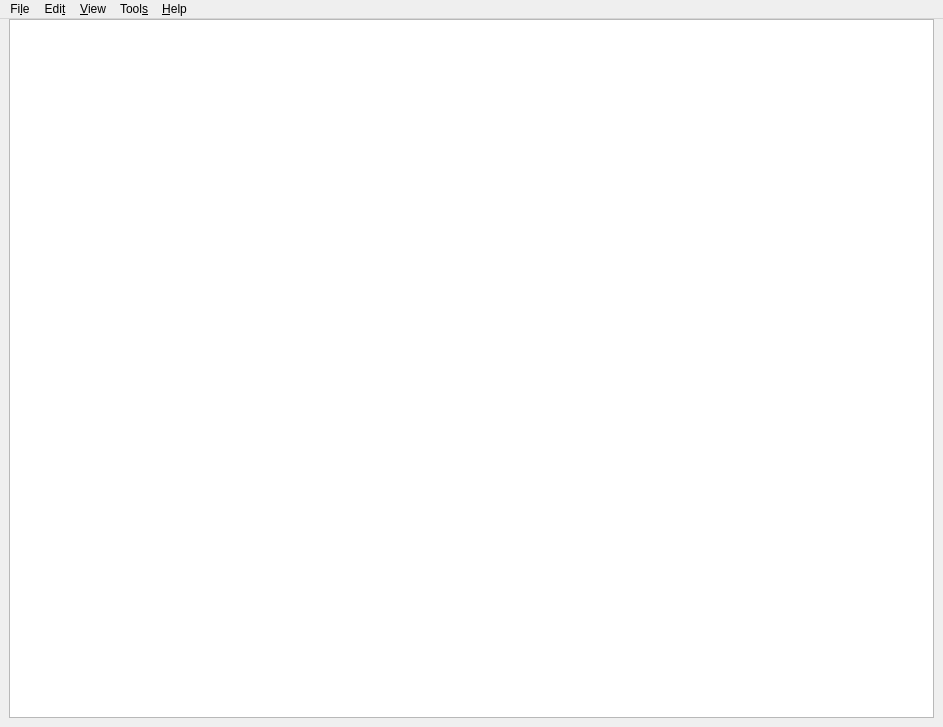
<?xml version="1.0" encoding="UTF-8"?>
<ui version="4.0">
 <class>MainWindow</class>
 <widget class="QMainWindow" name="MainWindow">
  <property name="geometry">
   <rect>
    <x>0</x>
    <y>0</y>
    <width>943</width>
    <height>727</height>
   </rect>
  </property>
  <property name="windowTitle">
   <string>Text</string>
  </property>
  <property name="windowIcon">
   <iconset theme="accessories-text-editor">
    <normaloff>.</normaloff>.</iconset>
  </property>
  <property name="locale">
   <locale language="English" country="UnitedKingdom"/>
  </property>
  <widget class="QWidget" name="centralwidget">
   <layout class="QGridLayout" name="gridLayout">
    <property name="topMargin">
     <number>0</number>
    </property>
    <property name="verticalSpacing">
     <number>6</number>
    </property>
    <item row="0" column="0">
     <widget class="QTextEdit" name="textEdit">
      <property name="font">
       <font>
        <family>Hack</family>
        <pointsize>14</pointsize>
        <weight>50</weight>
        <italic>false</italic>
        <bold>false</bold>
       </font>
      </property>
      <property name="autoFillBackground">
       <bool>true</bool>
      </property>
      <property name="styleSheet">
       <string notr="true"/>
      </property>
      <property name="frameShape">
       <enum>QFrame::StyledPanel</enum>
      </property>
      <property name="documentTitle">
       <string/>
      </property>
      <property name="overwriteMode">
       <bool>false</bool>
      </property>
      <property name="acceptRichText">
       <bool>true</bool>
      </property>
     </widget>
    </item>
   </layout>
  </widget>
  <widget class="QMenuBar" name="menubar">
   <property name="geometry">
    <rect>
     <x>0</x>
     <y>0</y>
     <width>943</width>
     <height>28</height>
    </rect>
   </property>
   <widget class="QMenu" name="menuFile">
    <property name="title">
     <string>Fi&amp;le</string>
    </property>
    <addaction name="actionOpen"/>
    <addaction name="actionSave"/>
    <addaction name="actionSave_as"/>
    <addaction name="actionQuit"/>
   </widget>
   <widget class="QMenu" name="menuEdit">
    <property name="title">
     <string>Edi&amp;t</string>
    </property>
    <addaction name="actionCopy"/>
    <addaction name="actionPaste"/>
    <addaction name="actionCut"/>
    <addaction name="actionSelect_all"/>
   </widget>
   <widget class="QMenu" name="menuTools">
    <property name="title">
     <string>Tool&amp;s</string>
    </property>
    <addaction name="actionTO_UPPERCASE"/>
    <addaction name="actionto_lowercase"/>
    <addaction name="actiontO_fOLDED_cASE"/>
    <addaction name="actionRemove_duplicate_lines"/>
   </widget>
   <widget class="QMenu" name="menuView">
    <property name="title">
     <string>&amp;View</string>
    </property>
    <addaction name="actionZoom_in"/>
    <addaction name="actionZoom_out"/>
   </widget>
   <widget class="QMenu" name="menuA_bout">
    <property name="title">
     <string>&amp;Help</string>
    </property>
    <addaction name="actionH_elp"/>
    <addaction name="separator"/>
    <addaction name="actionAb_out"/>
    <addaction name="actionAbout_Qt"/>
   </widget>
   <addaction name="menuFile"/>
   <addaction name="menuEdit"/>
   <addaction name="menuView"/>
   <addaction name="menuTools"/>
   <addaction name="menuA_bout"/>
  </widget>
  <action name="actionOpen">
   <property name="text">
    <string>&amp;Open</string>
   </property>
   <property name="shortcut">
    <string>Ctrl+O</string>
   </property>
  </action>
  <action name="actionSave">
   <property name="text">
    <string>&amp;Save</string>
   </property>
   <property name="shortcut">
    <string>Ctrl+S</string>
   </property>
  </action>
  <action name="actionSave_as">
   <property name="text">
    <string>Save &amp;as</string>
   </property>
   <property name="shortcut">
    <string>Ctrl+Shift+S</string>
   </property>
  </action>
  <action name="actionQuit">
   <property name="text">
    <string>&amp;Quit</string>
   </property>
   <property name="shortcut">
    <string>Ctrl+Q</string>
   </property>
  </action>
  <action name="actionCopy">
   <property name="text">
    <string>&amp;Copy</string>
   </property>
   <property name="shortcut">
    <string>Ctrl+C</string>
   </property>
  </action>
  <action name="actionPaste">
   <property name="text">
    <string>&amp;Paste</string>
   </property>
   <property name="shortcut">
    <string>Ctrl+V</string>
   </property>
  </action>
  <action name="actionCut">
   <property name="text">
    <string>C&amp;ut</string>
   </property>
   <property name="shortcut">
    <string>Ctrl+X</string>
   </property>
  </action>
  <action name="actionSelect_all">
   <property name="text">
    <string>&amp;Select all</string>
   </property>
   <property name="shortcut">
    <string>Ctrl+A</string>
   </property>
  </action>
  <action name="actionTO_UPPERCASE">
   <property name="text">
    <string>&amp;TO UPPERCASE</string>
   </property>
   <property name="shortcut">
    <string>Ctrl+Shift+U</string>
   </property>
  </action>
  <action name="actionto_lowercase">
   <property name="text">
    <string>to &amp;lowercase</string>
   </property>
   <property name="shortcut">
    <string>Ctrl+Shift+L</string>
   </property>
  </action>
  <action name="actionRemove_duplicate_lines">
   <property name="text">
    <string>&amp;Remove duplicate lines</string>
   </property>
   <property name="shortcut">
    <string>Ctrl+Shift+D</string>
   </property>
  </action>
  <action name="actionZoom_in">
   <property name="text">
    <string>&amp;Zoom in</string>
   </property>
   <property name="shortcut">
    <string>Ctrl++</string>
   </property>
  </action>
  <action name="actionZoom_out">
   <property name="text">
    <string>Zoom &amp;out</string>
   </property>
   <property name="shortcut">
    <string>Ctrl+-</string>
   </property>
  </action>
  <action name="actionAb_out">
   <property name="text">
    <string>Ab&amp;out</string>
   </property>
  </action>
  <action name="actionAbout_Qt">
   <property name="text">
    <string>About &amp;Qt</string>
   </property>
  </action>
  <action name="actionH_elp">
   <property name="text">
    <string>H&amp;elp</string>
   </property>
   <property name="shortcut">
    <string>F1</string>
   </property>
  </action>
  <action name="actiontO_fOLDED_cASE">
   <property name="text">
    <string>tO fOLDED cASE</string>
   </property>
   <property name="toolTip">
    <string>tO &amp;fOLDED cASE</string>
   </property>
   <property name="shortcut">
    <string>Ctrl+Shift+F</string>
   </property>
  </action>
 </widget>
 <resources/>
 <connections/>
</ui>
